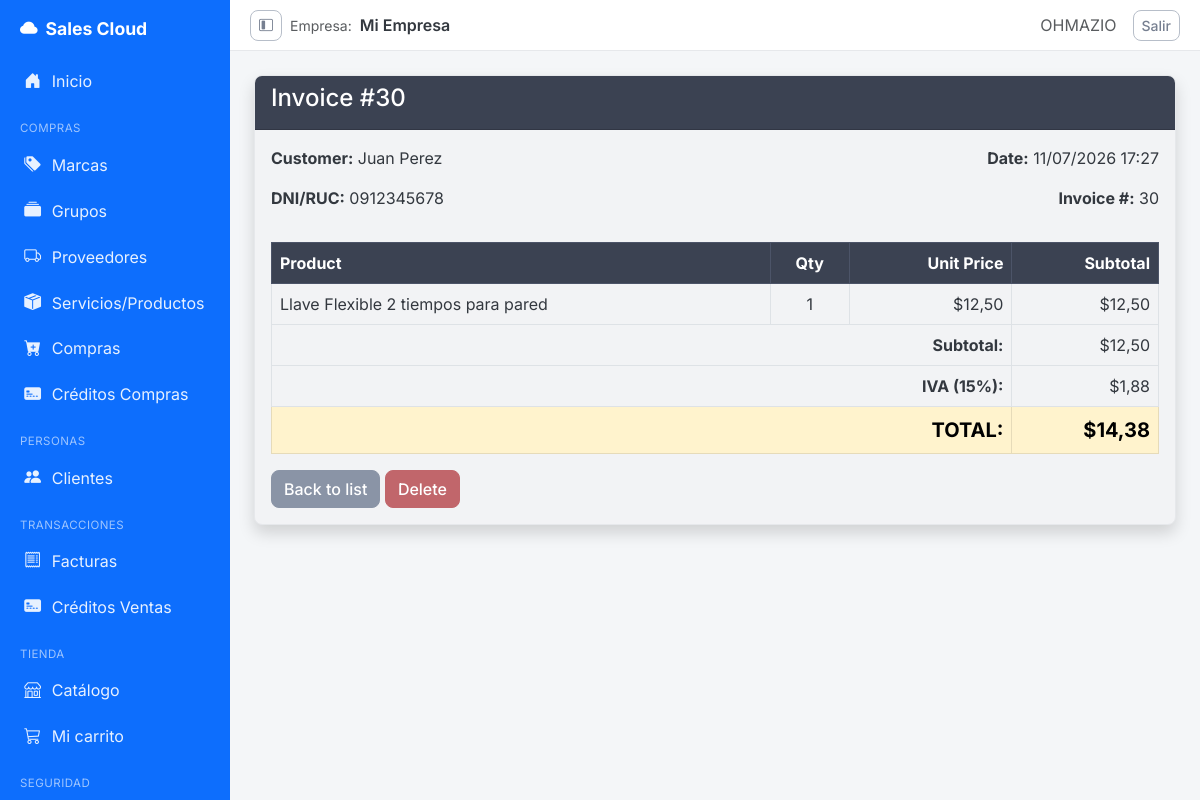
Page /invoices/30/ (signed in) on the committed database.
### billing/models.py (models this page shows, shortened)
class Invoice(models.Model):
    TIPO_PAGO_CONTADO = 'CONTADO'
    TIPO_PAGO_CREDITO = 'CREDITO'
    TIPO_PAGO_CHOICES = [
        (TIPO_PAGO_CONTADO, 'Contado'),
        (TIPO_PAGO_CREDITO, 'Crédito'),
    ]
    ESTADO_PENDIENTE = 'PENDIENTE'
    ESTADO_PAGADA = 'PAGADA'
    ESTADO_CHOICES = [
        (ESTADO_PENDIENTE, 'Pendiente'),
        (ESTADO_PAGADA, 'Pagada'),
    ]
    customer = models.ForeignKey(Customer, on_delete=models.PROTECT, related_name='invoices')
    invoice_date = models.DateTimeField(auto_now_add=True)
    subtotal = models.DecimalField(max_digits=12, decimal_places=2, default=0)
    tax = models.DecimalField(max_digits=12, decimal_places=2, default=0)
    total = models.DecimalField(max_digits=12, decimal_places=2, default=0)
    is_active = models.BooleanField(default=True)
    tipo_pago = models.CharField(max_length=10, choices=TIPO_PAGO_CHOICES, default=TIPO_PAGO_CONTADO)
    saldo = models.DecimalField(max_digits=10, decimal_places=2, default=0)
    estado = models.CharField(max_length=10, choices=ESTADO_CHOICES, default=ESTADO_PENDIENTE)
    class Meta:
        ordering = ['-invoice_date']
        permissions = [
            ('export_invoice', 'Can export invoice'),
            ('print_invoice', 'Can print invoice'),
        ]

class Customer(models.Model):
    DOCUMENT_CEDULA = 'CEDULA'
    DOCUMENT_RUC = 'RUC'
    DOCUMENT_CHOICES = [
        (DOCUMENT_CEDULA, 'Cédula'),
        (DOCUMENT_RUC, 'RUC'),
    ]
    dni = models.CharField(max_length=13, unique=True, verbose_name='DNI/RUC', validators=[validate_cedula_ec])
    document_type = models.CharField(max_length=10, choices=DOCUMENT_CHOICES, default=DOCUMENT_CEDULA, blank=True)
    business_name = models.CharField(max_length=200, blank=True, null=True, verbose_name='Razón Social')
    first_name = models.CharField(max_length=100)
    last_name = models.CharField(max_length=100)
    email = models.EmailField(blank=True, null=True)
    phone = models.CharField(max_length=20, blank=True, null=True)
    address = models.TextField(blank=True, null=True)
    is_active = models.BooleanField(default=True)
    created_at = models.DateTimeField(auto_now_add=True)
    updated_at = models.DateTimeField(auto_now=True)
    class Meta:
        ordering = ['last_name', 'first_name']
        permissions = [
            ('export_customer', 'Can export customer'),
            ('print_customer', 'Can print customer'),
        ]
    @property
    def full_name(self): return f'{self.first_name} {self.last_name}'

class InvoiceDetail(models.Model):
    invoice = models.ForeignKey(Invoice, on_delete=models.CASCADE, related_name='details')
    product = models.ForeignKey(Product, on_delete=models.PROTECT, related_name='invoice_details')
    quantity = models.IntegerField(default=1)
    unit_price = models.DecimalField(max_digits=12, decimal_places=2)
    subtotal = models.DecimalField(max_digits=12, decimal_places=2, default=0)

class Product(models.Model):
    TYPE_PRODUCT = 'PRODUCTO'
    TYPE_SERVICE = 'SERVICIO'
    TYPE_CHOICES = [
        (TYPE_PRODUCT, 'Producto'),
        (TYPE_SERVICE, 'Servicio'),
    ]
    name = models.CharField(max_length=200, verbose_name='Product Name')
    description = models.TextField(blank=True, null=True)
    item_type = models.CharField(max_length=10, choices=TYPE_CHOICES, default=TYPE_PRODUCT)
    tax_rate = models.DecimalField(max_digits=5, decimal_places=2, default=Decimal('15.00'), verbose_name='IVA (%)')
    brand = models.ForeignKey(Brand, on_delete=models.PROTECT, related_name='products')
    group = models.ForeignKey(ProductGroup, on_delete=models.PROTECT, related_name='products')
    suppliers = models.ManyToManyField(Supplier, related_name='products', blank=True)
    unit_price = models.DecimalField(max_digits=12, decimal_places=2)
    stock = models.IntegerField(default=0)
    image = models.ImageField(upload_to='products/', null=True, blank=True, verbose_name='Product Image')
    is_active = models.BooleanField(default=True)
    created_at = models.DateTimeField(auto_now_add=True)
    updated_at = models.DateTimeField(auto_now=True)
    class Meta:
        verbose_name = 'Product'
        verbose_name_plural = 'Products'
        ordering = ['name']
        permissions = [
            ('export_product', 'Can export product'),
            ('print_product', 'Can print product'),
        ]

### billing/views.py (the view)
# urls.py: path('invoices/<int:pk>/', views.invoice_detail, name='invoice_detail'),
@login_required
@permission_required_redirect('billing.view_invoice', redirect_to='billing:invoice_list')
def invoice_detail(request, pk):
    invoice = get_object_or_404(
        Invoice.objects.select_related('customer')
                    .prefetch_related('details__product'),
        pk=pk
    )
    return render(request, 'billing/invoice_detail.html', {'invoice': invoice})

### security/templatetags/security_tags.py (called while the page is built)
@register.filter(name='has_group')
def has_group(user, group_name):
    if not user.is_authenticated:
        return False
    if user.is_superuser:      # el superusuario ve todo
        return True
    return user.groups.filter(name=group_name).exists()

### storefront/context_processors.py (called while the page is built)
def cart(request):
    return {'cart': Cart(request)}

### billing/templates/billing/invoice_detail.html (shortened to what this page needs)
{% extends 'billing/base_sidebar.html' %}
{% block content %}
<div class="card shadow mb-4">
  <div class="card-header bg-dark text-white">
    <h4>Invoice #{{ invoice.id }}</h4>
  </div>
  <div class="card-body">
    <div class="row mb-3">
      <div class="col-md-6">
        <p><strong>Customer:</strong> {{ invoice.customer.full_name }}</p>
        <p><strong>DNI/RUC:</strong> {{ invoice.customer.dni }}</p>
      </div>
      <div class="col-md-6 text-end">
        <p><strong>Date:</strong> {{ invoice.invoice_date|date:"d/m/Y H:i" }}</p>
        <p><strong>Invoice #:</strong> {{ invoice.id }}</p>
      </div>
    </div>
    <table class="table table-bordered">
      <thead class="table-dark">
        <tr>
          <th>Product</th>
          <th class="text-center">Qty</th>
          <th class="text-end">Unit Price</th>
          <th class="text-end">Subtotal</th>
        </tr>
      </thead>
      <tbody>
        {% for detail in invoice.details.all %}
        <tr>
          <td>{{ detail.product.name }}</td>
          <td class="text-center">{{ detail.quantity }}</td>
          <td class="text-end">${{ detail.unit_price }}</td>
          <td class="text-end">${{ detail.subtotal }}</td>
        </tr>
        {% endfor %}
      </tbody>
      <tfoot>
        <tr>
          <td colspan="3" class="text-end fw-bold">Subtotal:</td>
          <td class="text-end">${{ invoice.subtotal }}</td>
        </tr>
        <tr>
          <td colspan="3" class="text-end fw-bold">IVA (15%):</td>
          <td class="text-end">${{ invoice.tax }}</td>
        </tr>
        <tr class="table-warning">
          <td colspan="3" class="text-end fw-bold fs-5">TOTAL:</td>
          <td class="text-end fw-bold fs-5">${{ invoice.total }}</td>
        </tr>
      </tfoot>
    </table>
    <a href="{% url 'billing:invoice_list' %}" class="btn btn-secondary">Back to list</a>
    <a href="{% url 'billing:invoice_delete' invoice.pk %}" class="btn btn-danger">Delete</a>
  </div>
</div>
{% endblock %}

### billing/templates/billing/base_sidebar.html (shortened to what this page needs)
{% load security_tags %}
{% load static %}
<!DOCTYPE html>
<html lang="es">
<head>
  <link href="https://cdn.jsdelivr.net/npm/bootstrap@5.3.0/dist/css/bootstrap.min.css" rel="stylesheet">
  <link rel="stylesheet" href="https://cdn.jsdelivr.net/npm/bootstrap-icons@1.11.1/font/bootstrap-icons.css">
  <link rel="stylesheet" href="{% static 'css/theme.css' %}">
</head>
<body>
<aside class="app-sidebar" id="appSidebar">
  <a class="brand" href="{% url 'billing:home' %}"><i class="bi bi-cloud-fill"></i><span>Sales Cloud</span></a>
  <nav class="nav flex-column">
    <a class="nav-link" href="{% url 'billing:home' %}" title="Inicio"><i class="bi bi-house-door-fill"></i><span>Inicio</span></a>
    {% if user.is_authenticated %}
    {% if user|has_group:'Analista de Compras' or user|has_group:'Administrador' %}
    <div class="nav-section-title">Compras</div>
    <a class="nav-link" href="{% url 'billing:brand_list' %}" title="Marcas"><i class="bi bi-tags-fill"></i><span>Marcas</span></a>
    <a class="nav-link" href="{% url 'billing:productgroup_list' %}" title="Grupos"><i class="bi bi-collection-fill"></i><span>Grupos</span></a>
    <a class="nav-link" href="{% url 'billing:supplier_list' %}" title="Proveedores"><i class="bi bi-truck"></i><span>Proveedores</span></a>
    <a class="nav-link" href="{% url 'billing:product_list' %}" title="Servicios/Productos"><i class="bi bi-box-seam-fill"></i><span>Servicios/Productos</span></a>
    <a class="nav-link" href="{% url 'purchasing:purchase_list' %}" title="Compras"><i class="bi bi-cart-plus-fill"></i><span>Compras</span></a>
    <a class="nav-link" href="{% url 'creditos_compras:compra_list' %}" title="Créditos Compras"><i class="bi bi-credit-card-2-front-fill"></i><span>Créditos Compras</span></a>
    {% endif %}
    {% if user|has_group:'Vendedor' or user|has_group:'Administrador' %}
    <div class="nav-section-title">Personas</div>
    <a class="nav-link" href="{% url 'billing:customer_list' %}" title="Clientes"><i class="bi bi-people-fill"></i><span>Clientes</span></a>
    <div class="nav-section-title">Transacciones</div>
    <a class="nav-link" href="{% url 'billing:invoice_list' %}" title="Facturas"><i class="bi bi-receipt"></i><span>Facturas</span></a>
    <a class="nav-link" href="{% url 'creditos_ventas:factura_list' %}" title="Créditos Ventas"><i class="bi bi-credit-card-2-front-fill"></i><span>Créditos Ventas</span></a>
    {% endif %}
    {% if user|has_group:'Cliente' %}
    <div class="nav-section-title">Tienda</div>
    <a class="nav-link" href="{% url 'storefront:catalog' %}" title="Catálogo"><i class="bi bi-shop"></i><span>Catálogo</span></a>
    <a class="nav-link" href="{% url 'storefront:cart_detail' %}" title="Mi carrito"><i class="bi bi-cart3"></i><span>Mi carrito</span></a>
    {% endif %}
    {% if user|has_group:'Administrador' %}
    <div class="nav-section-title">Seguridad</div>
    {% endif %}
    {% endif %}
  </nav>
</aside>
<div class="app-main">
  <header class="app-topbar">
    <div class="d-flex align-items-center gap-2">
      <button class="btn btn-sm btn-outline-secondary d-none d-md-inline-flex" type="button"
              id="sidebarToggle" title="Colapsar/expandir menú">
        <i class="bi bi-layout-sidebar-inset"></i>
      </button>
      <span class="text-muted small">Empresa:</span>
      <span class="fw-semibold">{{ request.session.company_name|default:"Mi Empresa" }}</span>
    </div>
    <div class="d-flex align-items-center gap-3">
      {% if user.is_authenticated %}
        <span class="text-muted">{{ user.username|upper }}</span>
        <form method="post" action="{% url 'logout' %}" class="d-inline">
          <button type="submit" class="btn btn-sm btn-outline-secondary">Salir</button>
        </form>
      {% else %}
        <a href="{% url 'login' %}" class="btn btn-sm btn-primary">Iniciar sesión</a>
      {% endif %}
    </div>
  </header>
  <div class="app-content">
    {% block content %}{% endblock %}
  </div>
</div>
</body>
</html>

### static/css/theme.css (style rules this page uses)
:root { --bs-primary: #5C7A99; --bs-primary-rgb: 92, 122, 153; --bs-secondary: #8A94A6; --bs-secondary-rgb: 138, 148, 166; --bs-success: #6E9887; --bs-success-rgb: 110, 152, 135; --bs-info: #6FA3AC; --bs-info-rgb: 111, 163, 172; --bs-warning: #DDA85B; --bs-warning-rgb: 221, 168, 91; --bs-danger: #C1666B; --bs-danger-rgb: 193, 102, 107; --bs-light: #F4F5F7; --bs-light-rgb: 244, 245, 247; --bs-dark: #3B4252; --bs-dark-rgb: 59, 66, 82; --bs-body-bg: #F2F3F5; --bs-body-color: #33383F; --bs-link-color: #4E6883; --bs-link-hover-color: #3E5468; --bs-border-radius: 0.5rem; --bs-border-radius-lg: 0.75rem; --bs-border-radius-sm: 0.35rem; }
body { font-family: 'Inter', -apple-system, BlinkMacSystemFont, 'Segoe UI', sans-serif; background-color: var(--bs-body-bg); color: var(--bs-body-color); }
.card { border: 1px solid #E6E8EB; box-shadow: 0 1px 3px rgba(0, 0, 0, .06); }
.card-header.bg-dark { background-color: #3B4252 !important; }
.btn { border-radius: var(--bs-border-radius); font-weight: 500; }
.btn-secondary, .btn-outline-secondary:hover { --bs-btn-bg: #8A94A6; --bs-btn-border-color: #8A94A6; --bs-btn-hover-bg: #767F90; --bs-btn-hover-border-color: #767F90; --bs-btn-active-bg: #6C7688; --bs-btn-active-border-color: #6C7688; }
.btn-outline-secondary { --bs-btn-color: #767F90; --bs-btn-border-color: #B7BEC9; --bs-btn-hover-bg: #8A94A6; --bs-btn-hover-border-color: #8A94A6; }
.btn-danger { --bs-btn-bg: #C1666B; --bs-btn-border-color: #C1666B; --bs-btn-hover-bg: #AF565B; --bs-btn-hover-border-color: #AF565B; --bs-btn-active-bg: #9F4D52; --bs-btn-active-border-color: #9F4D52; --bs-btn-disabled-bg: #C1666B; --bs-btn-disabled-border-color: #C1666B; --bs-btn-focus-shadow-rgb: 193, 102, 107; }
.table-dark { --bs-table-bg: #3B4252; --bs-table-striped-bg: #434A5C; --bs-table-hover-bg: #4A5266; --bs-table-active-bg: #4A5266; --bs-table-border-color: #4C5468; }
a { text-decoration: none; }

### billing/templates/billing/base_sidebar.html (style rules this page uses)
:root { --sidebar-width: 230px; --sidebar-width-collapsed: 64px; --siigo-blue: #0d6efd; }
body { background: #f4f6f8; }
.app-sidebar { position: fixed; top: 0; left: 0; bottom: 0; width: var(--sidebar-width); background: var(--siigo-blue); overflow-x: hidden; overflow-y: auto; z-index: 1030; transition: width .2s ease; }
.app-sidebar .brand { color: #fff; font-weight: 700; font-size: 1.1rem; padding: 1rem 1.25rem; display: flex; align-items: center; gap: .5rem; white-space: nowrap; }
.app-sidebar .nav-link { color: rgba(255,255,255,.9); padding: .65rem 1.25rem; display: flex; align-items: center; gap: .6rem; border-left: 3px solid transparent; white-space: nowrap; }
.app-sidebar .nav-link i { font-size: 1.05rem; width: 1.2rem; text-align: center; flex-shrink: 0; }
.app-sidebar .nav-section-title { color: rgba(255,255,255,.6); font-size: .72rem; text-transform: uppercase; letter-spacing: .04em; padding: 1rem 1.25rem .25rem; white-space: nowrap; }
.app-main { margin-left: var(--sidebar-width); transition: margin-left .2s ease; }
.app-topbar { background: #fff; border-bottom: 1px solid #e6e8eb; padding: .6rem 1.25rem; display: flex; align-items: center; justify-content: space-between; gap: 1rem; }
.app-content { padding: 1.5rem; }
#sidebarToggle { cursor: pointer; }

### rows in the picture
Invoice: id "30", customer.full_name "Juan Perez", customer.dni "0912345678", invoice_date "11/07/2026 17:27", subtotal "12,50", tax "1,88", total "14,38"
InvoiceDetail: product.name "Llave Flexible 2 tiempos para pared", quantity "1", unit_price "12,50", subtotal "12,50"

### other values in the picture
{{ request.session.company_name|default:"Mi Empresa" }} "Mi Empresa"
{{ user.username|upper }} "OHMAZIO"
